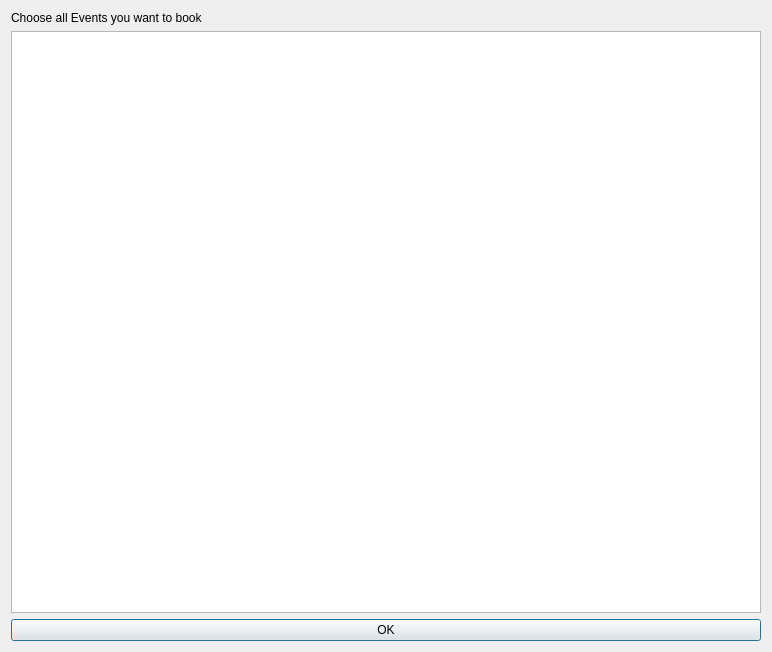
<?xml version="1.0" encoding="UTF-8"?>
<ui version="4.0">
 <class>OutlookEventChooserDialog</class>
 <widget class="QDialog" name="OutlookEventChooserDialog">
  <property name="geometry">
   <rect>
    <x>0</x>
    <y>0</y>
    <width>772</width>
    <height>652</height>
   </rect>
  </property>
  <property name="windowTitle">
   <string>OutlookEventChooserDialog</string>
  </property>
  <layout class="QVBoxLayout" name="verticalLayout">
   <item>
    <layout class="QGridLayout" name="gridLayout">
     <item row="0" column="0">
      <widget class="QLabel" name="label">
       <property name="text">
        <string>Choose all Events you want to book</string>
       </property>
      </widget>
     </item>
     <item row="1" column="0">
      <widget class="QTableWidget" name="tblOutlookEntries"/>
     </item>
     <item row="2" column="0">
      <widget class="QPushButton" name="btnFinished">
       <property name="text">
        <string>OK</string>
       </property>
      </widget>
     </item>
    </layout>
   </item>
  </layout>
 </widget>
 <layoutdefault spacing="6" margin="11"/>
 <resources/>
 <connections/>
</ui>
